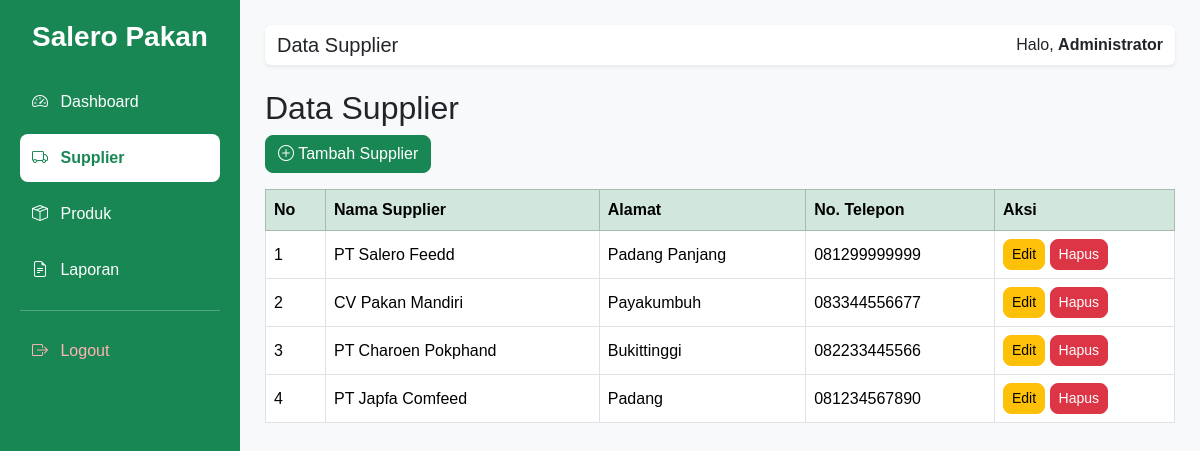
/admin/supplier/index.php (signed in), run on the app's committed database.
### tables this page shows
CREATE TABLE `supplier` (
  `id_supplier` int NOT NULL,
  `nama_supplier` varchar(100) NOT NULL,
  `alamat` text NOT NULL,
  `telepon` varchar(20) NOT NULL
);

### admin/supplier/index.php (the view, shortened to what this page needs)
<?php
include "../layout/header.php";
include "../layout/sidebar.php";
$data = mysqli_query($conn, "SELECT * FROM supplier ORDER BY id_supplier DESC");
?>
<h2>Data Supplier</h2>
<a href="tambah.php" class="btn btn-success mb-3">
    <i class="bi bi-plus-circle"></i> Tambah Supplier
</a>
<table class="table table-bordered table-hover">
    <thead class="table-success">
        <tr>
            <th width="60">No</th>
            <th>Nama Supplier</th>
            <th>Alamat</th>
            <th>No. Telepon</th>
            <th width="180">Aksi</th>
        </tr>
    </thead>
    <tbody>
    <?php
    $no = 1;
    while($row = mysqli_fetch_assoc($data)){
    ?>
    <tr>
        <td><?= $no++; ?></td>
        <td><?= $row['nama_supplier']; ?></td>
        <td><?= $row['alamat']; ?></td>
        <td><?= $row['telepon']; ?></td>
        <td>
            <a href="edit.php?id=<?= $row['id_supplier']; ?>" class="btn btn-warning btn-sm">
                Edit
            </a>
            <a href="hapus.php?id=<?= $row['id_supplier']; ?>"
            onclick="return confirm('Yakin ingin menghapus data?')"
            class="btn btn-danger btn-sm">
                Hapus
            </a>
        </td>
    </tr>
    <?php
    }
    ?>
    </tbody>
</table>
<?php
include "../layout/footer.php";
?>

### assets/style.css (style rules this page uses)
body { font-family: Arial, Helvetica, sans-serif; }
.table { background:white; }
.table th { vertical-align:middle; }
.table td { vertical-align:middle; }
.btn { border-radius:8px; }

### data on the page
supplier: nama_supplier "PT Salero Feedd", alamat "Padang Panjang", telepon "081299999999"
supplier: nama_supplier "CV Pakan Mandiri", alamat "Payakumbuh", telepon "083344556677"
supplier: nama_supplier "PT Charoen Pokphand", alamat "Bukittinggi", telepon "082233445566"
supplier: nama_supplier "PT Japfa Comfeed", alamat "Padang", telepon "081234567890"

### other printed values
$judul "Data Supplier"
$_SESSION['nama'] "Administrator"
